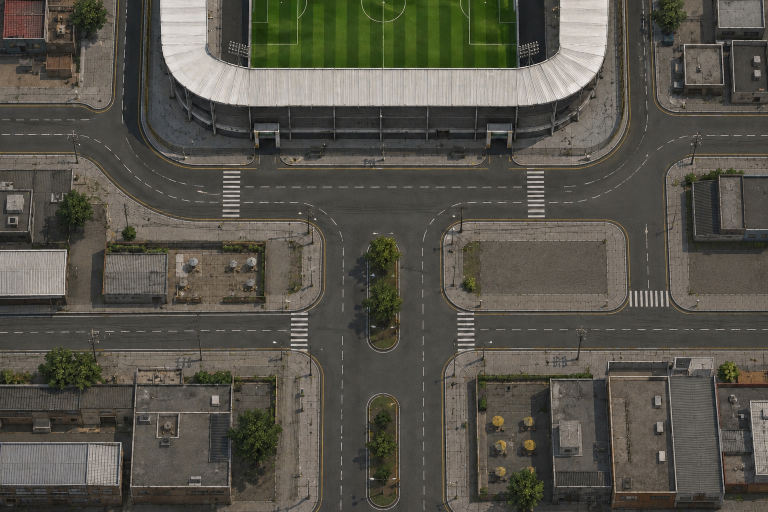
#> input picture img/cenas/arredores.png, 1536 x 1024 px, found by its file name (shown at 1/2 size)
$ python gerar_malha.py
#> lines starting #> are read from the running program, lines starting #| are printed output that depends on the picture; after the words box and inside, x2 and y2 are one past the last pixel; in counts of white or black regions, pixels touching at a corner belong together
"""
Gera a malha de caminhabilidade da cena dos arredores a partir da foto.

Cor sozinha nao separa telhado de asfalto (medido: telhado lum 69/sat 11,
asfalto lum 71/sat 5). Entao: propagacao a partir de sementes na via,
barrada por bordas fortes (meio-fio, parede, sombra de predio).
"""
import numpy as np
from PIL import Image
from scipy import ndimage

ORIG = 'img/cenas/arredores.png'
CEL  = 8

im = np.asarray(Image.open(ORIG).convert('RGB')).astype(np.float32)
H, W, _ = im.shape
#> H = 1024; W = 1536
r, g, b = im[:, :, 0], im[:, :, 1], im[:, :, 2]

lum = 0.299 * r + 0.587 * g + 0.114 * b
sat = im.max(2) - im.min(2)
verde = (g > r * 1.05) & (g > b * 1.12)
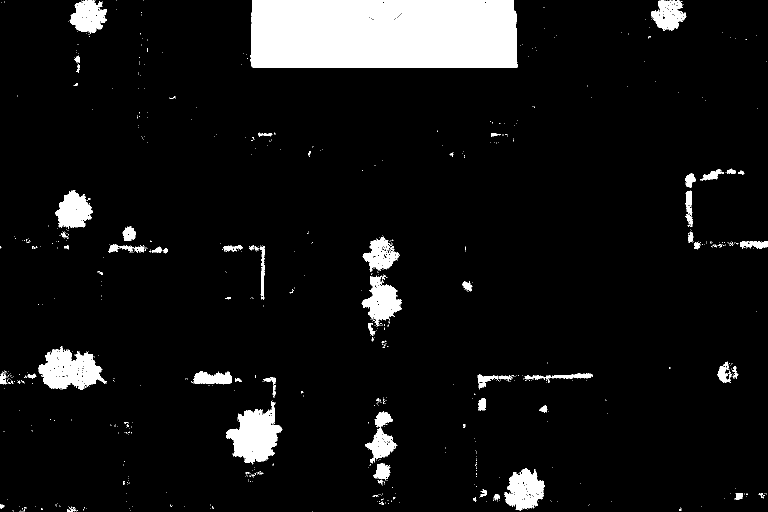
#> verde: shape (1024, 1536) bool (shown at 1/2 size); 7.7% white; 814 white regions (744 under 20 px), largest, box (x1, y1, x2, y2) and area: (501, 0, 1035, 136) 71792, (452, 802, 565, 929) 7633, (77, 692, 214, 780) 6590

# ---- 1. o que tem cara de piso (asfalto, calcada, praca)
piso = (sat < 30) & (lum > 44) & (lum < 185) & (~verde)
#> piso: shape (1024, 1536) bool; 77.2% white; 5664 black regions (5050 under 20 px), largest, box (x1, y1, x2, y2) and area: (501, 0, 1035, 138) 72779, (951, 745, 1442, 1024) 24289, (0, 683, 271, 1024) 20212

# ---- 2. bordas: meio-fio, parede, sombra. Sobel sobre a luminancia suavizada
suave = ndimage.gaussian_filter(lum, 1.1)
gx = ndimage.sobel(suave, axis=1)
gy = ndimage.sobel(suave, axis=0)
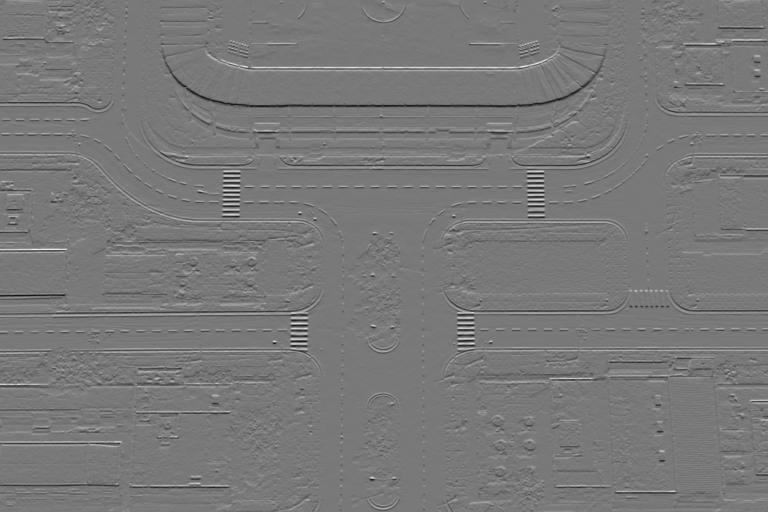
#> gy: shape (1024, 1536) float32 (shown at 1/2 size); min -362.3, max 399.9, mean -0.1; drawn with min black and max white
grad = np.hypot(gx, gy)

LIMIAR_BORDA = 46.0
transitavel = piso & (grad < LIMIAR_BORDA)
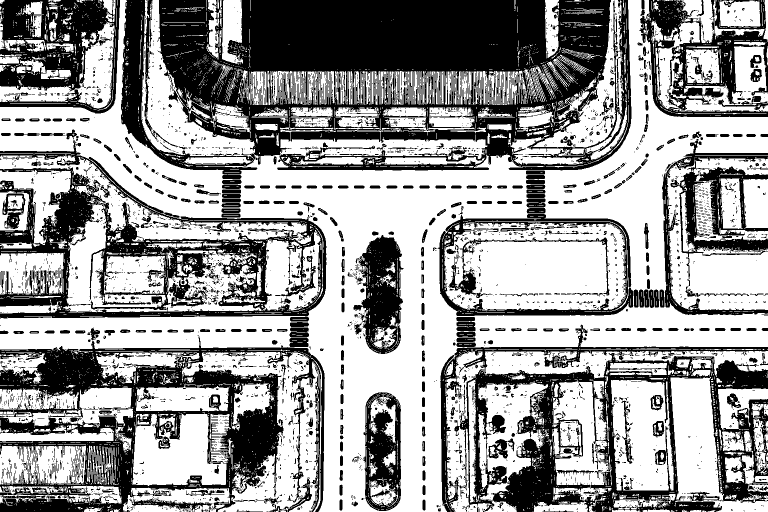
#> transitavel: shape (1024, 1536) bool (shown at 1/2 size); 61% white; 4232 black regions (3632 under 20 px), largest, box (x1, y1, x2, y2) and area: (242, 0, 1263, 358) 211707, (0, 673, 650, 1024) 82191, (880, 649, 1536, 1024) 74327

# ---- 3. sementes: pontos que sao via com certeza
SEMENTES = [
    (700, 480), (700, 400), (700, 360), (620, 470), (860, 470),
    (690, 760), (690, 950), (640, 1000),
    (100, 660), (300, 660), (500, 655),
    (1450, 650), (1300, 645), (1000, 650),
    (100, 260), (180, 270),
    (1460, 250), (1350, 250),
    (291, 60), (291, 150), (291, 250),
    (1255, 60), (1255, 150), (1255, 250),
    (400, 320), (500, 330), (900, 330), (1100, 330),
    (200, 430), (1350, 430),
    (1000, 500), (1100, 550),
]
sem = np.zeros((H, W), bool)
for x, y in SEMENTES:
    sem[max(0, y - 2):y + 3, max(0, x - 2):x + 3] = True
sem &= transitavel
#> sem: shape (1024, 1536) bool; 0.04% white; 35 white regions (14 under 20 px), largest, box (x1, y1, x2, y2) and area: (1348, 248, 1353, 253) 25, (1458, 248, 1463, 253) 25, (98, 258, 103, 263) 25

# ---- 4. propaga so por dentro do transitavel
alcanc = ndimage.binary_propagation(sem, mask=transitavel)
#> alcanc: shape (1024, 1536) bool; 29.8% white; 13 white regions (3 under 20 px), largest, box (x1, y1, x2, y2) and area: (0, 0, 1536, 1024) 342237, (889, 445, 1251, 621) 52173, (1334, 319, 1536, 620) 23862

# ---- 5. recupera a faixa junto ao meio-fio que a borda comeu,
#         sem deixar vazar pra dentro de predio
alcanc = ndimage.binary_dilation(alcanc, ndimage.generate_binary_structure(2, 2),
                                 iterations=3, mask=piso)
#> alcanc: shape (1024, 1536) bool; 34.6% white; 8 white regions, largest, box (x1, y1, x2, y2) and area: (0, 0, 1536, 1024) 448690, (887, 442, 1254, 624) 60918, (123, 406, 529, 627) 30995

# ---- 6. tampa buracos pequenos (faixa de pedestre, mancha, carro)
alcanc = ndimage.binary_closing(alcanc, np.ones((5, 5), bool))
#> alcanc: shape (1024, 1536) bool; 35.3% white; 2 white regions, box (x1, y1, x2, y2) and area: (2, 2, 1534, 1022) 554503, (579, 463, 626, 491) 912
alcanc = ndimage.binary_fill_holes(alcanc)
#> alcanc: shape (1024, 1536) bool; 38.1% white; 2 white regions, box (x1, y1, x2, y2) and area: (2, 2, 1534, 1022) 598534, (579, 463, 626, 491) 912

# ---- 6b. o que a foto nao denuncia sozinha: canteiro plantado e
#          terraco privado tem cor de piso, mas ninguem corre por cima
BLOQUEIOS = [
    (728, 444, 806, 624),    # canteiro central com arvores, trecho de cima
    (731, 786, 806, 1016),   # canteiro central com arvores, trecho de baixo
    (213, 466, 578, 618),    # bloco comercial oeste: predio + terraco de mesas
    (881, 436, 1264, 626),   # praca leste: ilha inteira, ate o meio-fio amarelo
]
for x0, y0, x1, y1 in BLOQUEIOS:
    alcanc[y0:y1, x0:x1] = False
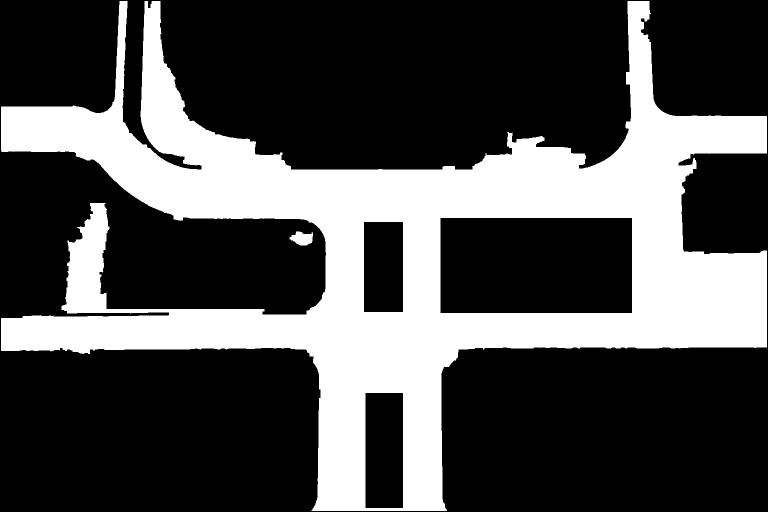
#> alcanc: shape (1024, 1536) bool (shown at 1/2 size); 30.3% white; 2 white regions, box (x1, y1, x2, y2) and area: (2, 2, 1534, 1022) 475044, (579, 463, 626, 491) 912

# ---- 6c. correcao manual: img/cenas/transitavel.png marca de verde-limao
#          (181,230,29) o que a heuristica perdeu. A mao do autor vence.
import os
PINTURA = 'img/cenas/transitavel.png'
if os.path.exists(PINTURA):
    pin = np.asarray(Image.open(PINTURA).convert('RGB')).astype(int)
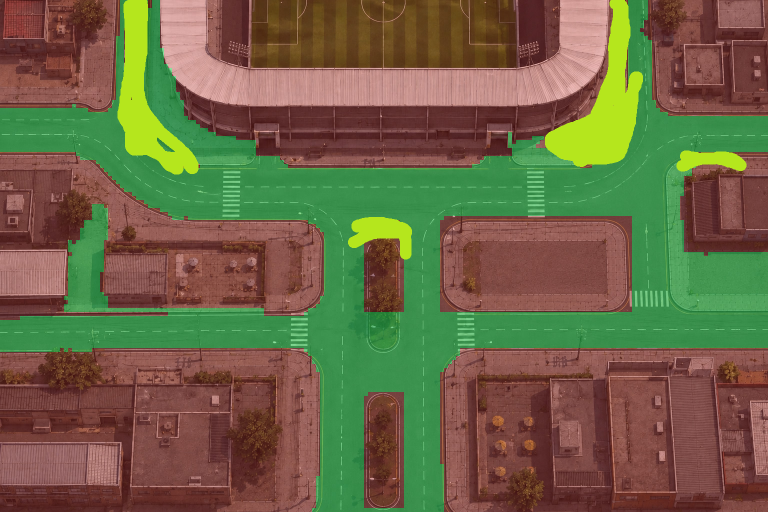
#> input picture img/cenas/transitavel.png, 1536 x 1024 px, found by its file name (shown at 1/2 size)
    limao = (np.abs(pin - np.array([181, 230, 29])).sum(2) < 60)
#> limao: shape (1024, 1536) bool; 3.7% white; 4 white regions, box (x1, y1, x2, y2) and area: (1090, 0, 1286, 334) 26306, (235, 0, 397, 349) 21340, (696, 434, 824, 519) 6015, (1353, 301, 1493, 343) 3946
    novos = limao & ~alcanc
#> novos: shape (1024, 1536) bool; 2.4% white; 4 white regions, box (x1, y1, x2, y2) and area: (1090, 0, 1262, 334) 21132, (245, 0, 397, 339) 11175, (728, 444, 806, 517) 2920, (1357, 307, 1493, 342) 2864
    alcanc |= limao
#> alcanc: shape (1024, 1536) bool; 32.7% white; 2 white regions, box (x1, y1, x2, y2) and area: (2, 0, 1534, 1022) 513135, (579, 463, 626, 491) 912
    print(f'pintura manual: {limao.sum()} px marcados, {novos.sum()} px novos')
#| pintura manual: 57607 px marcados, 38091 px novos

# remove ilhas soltas
rot, n = ndimage.label(alcanc)
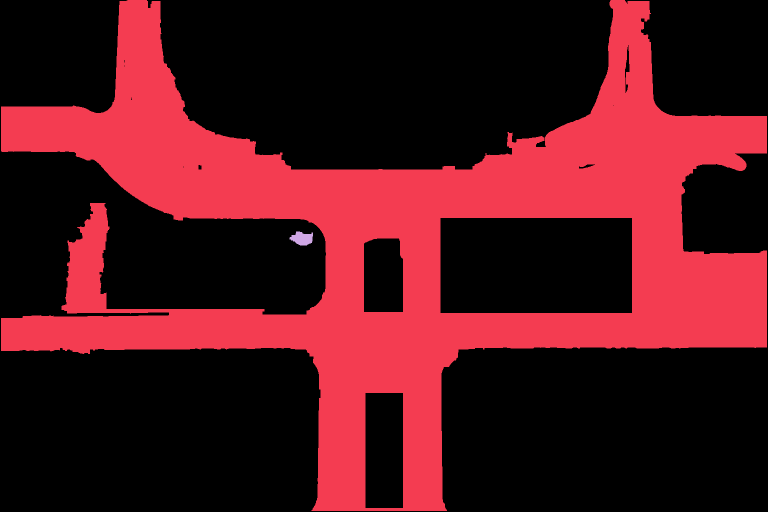
#> rot: shape (1024, 1536) int32 (shown at 1/2 size); 3 distinct labels, from 0 to 2; one colour per label, 0 black
#> n = 2
if n:
    tam = ndimage.sum(alcanc, rot, range(1, n + 1))
#> tam = [513135, 912]
    alcanc = rot == (np.argmax(tam) + 1)
#> alcanc: shape (1024, 1536) bool; 32.6% white; 1 white region, box (x1, y1, x2, y2) and area: (2, 0, 1534, 1022) 513135

print(f'cobertura: {alcanc.mean()*100:.1f}% da imagem')
#| cobertura: 32.6% da imagem

# ---- 7. reduz pra grade de CEL px
gh, gw = H // CEL, W // CEL
#> gh = 128; gw = 192
blocos = alcanc[:gh * CEL, :gw * CEL].reshape(gh, CEL, gw, CEL).mean((1, 3))
malha = (blocos > 0.5).astype(np.uint8)
#> malha: shape (128, 192); values 0 (black) and 1 (white), 32.5% white; 1 white region, box (x1, y1, x2, y2) and area: (0, 0, 192, 128) 7997
print(f'grade: {gw}x{gh}  celulas livres: {malha.sum()} ({malha.mean()*100:.1f}%)')
#| grade: 192x128  celulas livres: 7997 (32.5%)

# ---- 8. RLE, o mesmo formato que o editor le e escreve
linhas = []
for row in malha:
    runs, atual, cont = [], 0, 0
    for v in row:
        if v == atual:
            cont += 1
        else:
            runs.append(cont); atual = v; cont = 1
    runs.append(cont)
    linhas.append(','.join(map(str, runs)))
#> this loop made 128 passes
#> after the loop, linhas = 128 items, first 6: '30,7,1,2,112,10,30', '30,7,1,2,113,9,30', '30,10,113,9,30', '30,10,113,9,30', '30,10,113,9,30', '30,10,113,8,31'
rle = ';'.join(linhas)
open('/tmp/claude-0/-home-user-Jogo-torcidas/81342551-8233-56a3-91a1-0ab4cbc92902/scratchpad/mascara.txt', 'w').write(rle)
print(f'RLE: {len(rle)} caracteres')
#| RLE: 1940 caracteres

# ---- 8b. os marcadores da cena caem em celula valida?
MARCAS = {
    'spawn mandante1': (690, 1000), 'spawn mandante2': (28, 656),
    'spawn mandante3': (28, 262),   'spawn visitante1': (1508, 648),
    'spawn visitante2': (1508, 250),
    'entrada mand1': (291, 78),  'entrada mand3': (536, 306),
    'entrada vis2': (995, 306),  'entrada vis1': (1252, 78),
    'pm 1': (256, 366), 'pm 2': (313, 396), 'pm 3': (781, 350),
    'pm 4': (641, 630), 'pm 5': (1148, 348), 'pm 6': (1160, 405),
    'pm 7': (1322, 222), 'pm 8': (1188, 648), 'pm 9': (1191, 690),
}
def celula_ok(x, y):
    cx, cy = min(gw - 1, x // CEL), min(gh - 1, y // CEL)
    return bool(malha[cy, cx])
def perto_livre(x, y, raio=6):
    cx, cy = x // CEL, y // CEL
    for d in range(raio + 1):
        for dy in range(-d, d + 1):
            for dx in range(-d, d + 1):
                if max(abs(dx), abs(dy)) != d: continue
                nx, ny = cx + dx, cy + dy
                if 0 <= nx < gw and 0 <= ny < gh and malha[ny, nx]:
                    return d * CEL
    return None
ruins = []
for nome, (x, y) in MARCAS.items():
    if not celula_ok(x, y):
        ruins.append((nome, x, y, perto_livre(x, y)))
#> this loop made 18 passes
if ruins:
    print('MARCADORES EM CELULA BLOQUEADA:')
    for nome, x, y, d in ruins:
        print(f'   {nome:20s} ({x},{y})  livre mais perto: {d} px')
#> this loop made 3 passes
#> (nome, x, y) on passes 1 to 3: ('entrada mand3', 536, 306), ('entrada vis2', 995, 306), ('pm 7', 1322, 222)
#|    entrada mand3        (536,306)  livre mais perto: 8 px
#|    entrada vis2         (995,306)  livre mais perto: 8 px
#|    pm 7                 (1322,222)  livre mais perto: 8 px
else:
    print('todos os marcadores caem em celula caminhavel')

# ---- 9. imagem de conferencia: verde = anda, vermelho = bloqueado
vis = im.copy()
grande = np.repeat(np.repeat(malha, CEL, 0), CEL, 1).astype(bool)
#> grande: shape (1024, 1536) bool; 32.5% white; 1 white region, box (x1, y1, x2, y2) and area: (0, 0, 1536, 1024) 511808
gp = np.zeros((H, W), bool); gp[:grande.shape[0], :grande.shape[1]] = grande
vis[gp] = vis[gp] * 0.55 + np.array([40, 235, 90]) * 0.45
vis[~gp] = vis[~gp] * 0.75 + np.array([235, 40, 40]) * 0.25
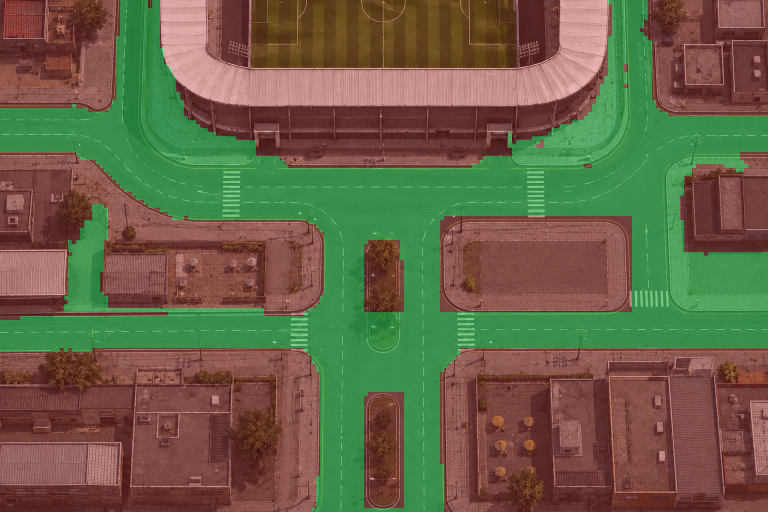
#> vis: shape (1024, 1536, 3) float32 (shown at 1/2 size); mean R, G, B 105.1, 98.8, 71.2
Image.fromarray(vis.astype(np.uint8)).save(
    '/tmp/claude-0/-home-user-Jogo-torcidas/81342551-8233-56a3-91a1-0ab4cbc92902/scratchpad/conferencia.png')
print('conferencia salva')
